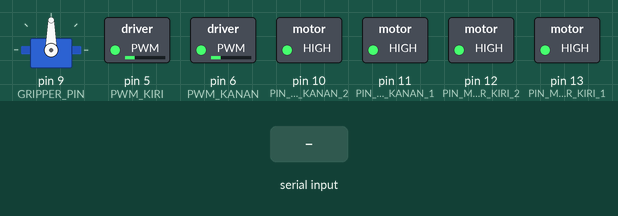
A sketch run on a simulated Arduino Uno, built with avr-gcc and run on an emulated ATmega328P. On the bench: servo, switched loads named in the sketch (green lamp = pin HIGH). The inputs (shaded band) are chosen by the test bench.

Above: at 1.2 s.
1.3 s: "F" received over the second serial link
At 2.0 s:
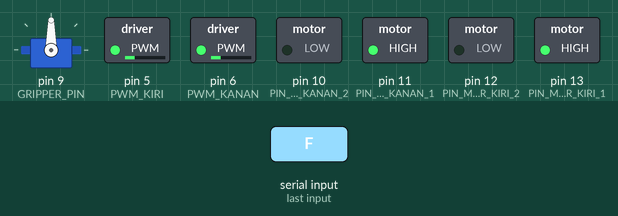
2.8 s: "G" received over the second serial link
At 4.0 s:
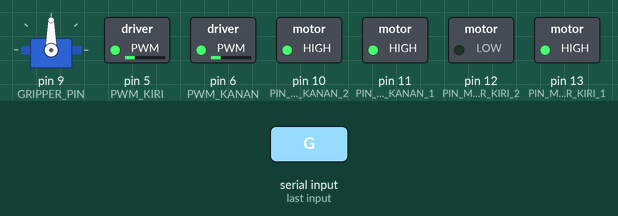
4.3 s: "I" received over the second serial link
At 5.3 s:
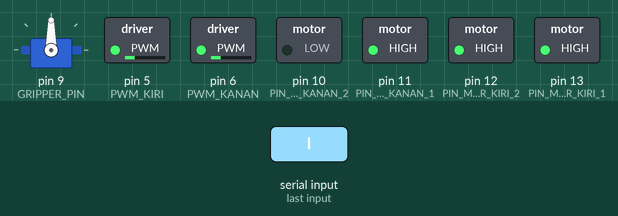
5.8 s: "H" received over the second serial link
At 6.6 s:
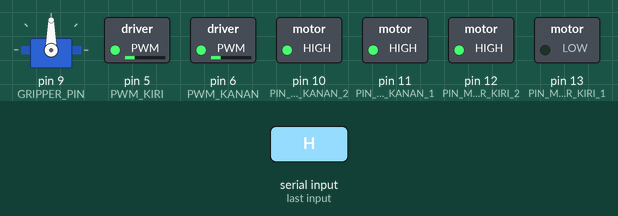
7.3 s: "J" received over the second serial link
At 8.5 s:
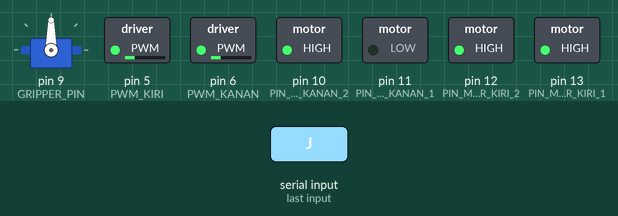
8.8 s: "B" received over the second serial link
At 10.0 s:
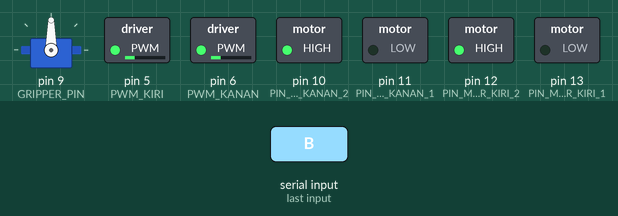
Timing chart, 0 to 11.3 s (numbered marks = the images above; inputs shaded):
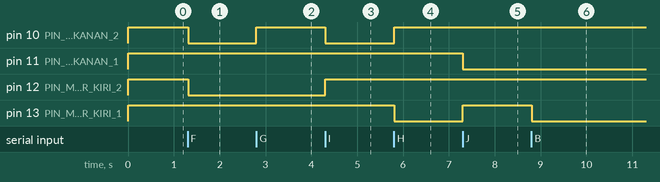

Measured:
- after the input at 1.3 s, pin 10 (PIN_MOTOR_KANAN_2), pin 12 (PIN_MOTOR_KIRI_2): HIGH → LOW at once
- after the input at 2.8 s, pin 10 (PIN_MOTOR_KANAN_2): LOW → HIGH at once
- after the input at 4.3 s, pin 10 (PIN_MOTOR_KANAN_2): HIGH → LOW at once; pin 12 (PIN_MOTOR_KIRI_2): LOW → HIGH at once
- after the input at 5.8 s, pin 10 (PIN_MOTOR_KANAN_2): LOW → HIGH at once; pin 13 (PIN_MOTOR_KIRI_1): HIGH → LOW at once
- after the input at 7.3 s, pin 11 (PIN_MOTOR_KANAN_1): HIGH → LOW at once; pin 13 (PIN_MOTOR_KIRI_1): LOW → HIGH at once
- after the input at 8.8 s, pin 13 (PIN_MOTOR_KIRI_1): HIGH → LOW at once

The sketch:

Manual_CRC_2019_Bluetooth.ino
```cpp
#define PIN_MOTOR_KIRI_1 13
#define PIN_MOTOR_KIRI_2 12
#define PWM_KIRI 5
#define PIN_MOTOR_KANAN_1 11
#define PIN_MOTOR_KANAN_2 10
#define PWM_KANAN 6
#define GRIPPER_PIN 9
#define MAX_SPEED 100
#define NORMAL_SPEED 60
#define NO_SPEED 0
#define CLK 17
#define SEL 16
#define CMD 15
#define DATA 14
#define SERVO_OPEN 90
#define SERVO_CLOSE 180

#include <Servo.h>
#include <SoftwareSerial.h>

SoftwareSerial blue(A3, A2);
Servo gripper;

char data;
bool mode;

void gerak(bool mkir1, bool mkir2, bool mkan1, bool mkan2, int speed_kiri, int speed_kanan) {
  digitalWrite(PIN_MOTOR_KIRI_1, mkir1);
  digitalWrite(PIN_MOTOR_KIRI_2, mkir2);
  digitalWrite(PIN_MOTOR_KANAN_1, mkan1);
  digitalWrite(PIN_MOTOR_KANAN_2, mkan2);
  analogWrite(PWM_KIRI, speed_kiri);
  analogWrite(PWM_KANAN, speed_kanan);
}
void diam() {
  gerak(1, 1, 1, 1, NORMAL_SPEED, NORMAL_SPEED);
}
void jalan(int spee) {
  if (data == 'F') gerak(1, 0, 1, 0, spee, spee);
  else if (data == 'G') gerak(1, 0, 1, 1, spee, spee);
  else if (data == 'I') gerak(1, 1, 1, 0, spee, spee);
  else if (data == 'H') gerak(0, 1, 1, 1, spee, spee);
  else if (data == 'J') gerak(1, 1, 0, 1, spee, spee);
  else if (data == 'B') gerak(0, 1, 0, 1, spee, spee);
  else if (data == 'L') gerak(1, 0, 0, 1, spee, spee);
  else if (data == 'R') gerak(0, 1, 1, 0, spee, spee);
  else if (data == 'W') servo(1);
  else if (data == 'w') servo(0);
  else diam();
}
void servo(bool kondisi) {
  (kondisi == 1) ? gripper.write(SERVO_CLOSE) : gripper.write(SERVO_OPEN);
}

void setup() {
  pinMode(PIN_MOTOR_KIRI_1, OUTPUT);
  pinMode(PIN_MOTOR_KIRI_2, OUTPUT);
  pinMode(PIN_MOTOR_KANAN_1, OUTPUT);
  pinMode(PIN_MOTOR_KANAN_2, OUTPUT);
  pinMode(PWM_KIRI, OUTPUT);
  pinMode(PWM_KANAN, OUTPUT);

  blue.begin(9600);
  Serial.begin(9600);

  while (!Serial);
  gripper.attach(GRIPPER_PIN);
  diam();
  servo(0);
}
void loop() {
  if (blue.available() > 0) data = blue.read();
  if (data == 'X') mode = 1;
  if (data == 'x') mode = 0;
  (mode == 1) ? jalan(MAX_SPEED) : jalan(NORMAL_SPEED);
  delay(15);
}
```
